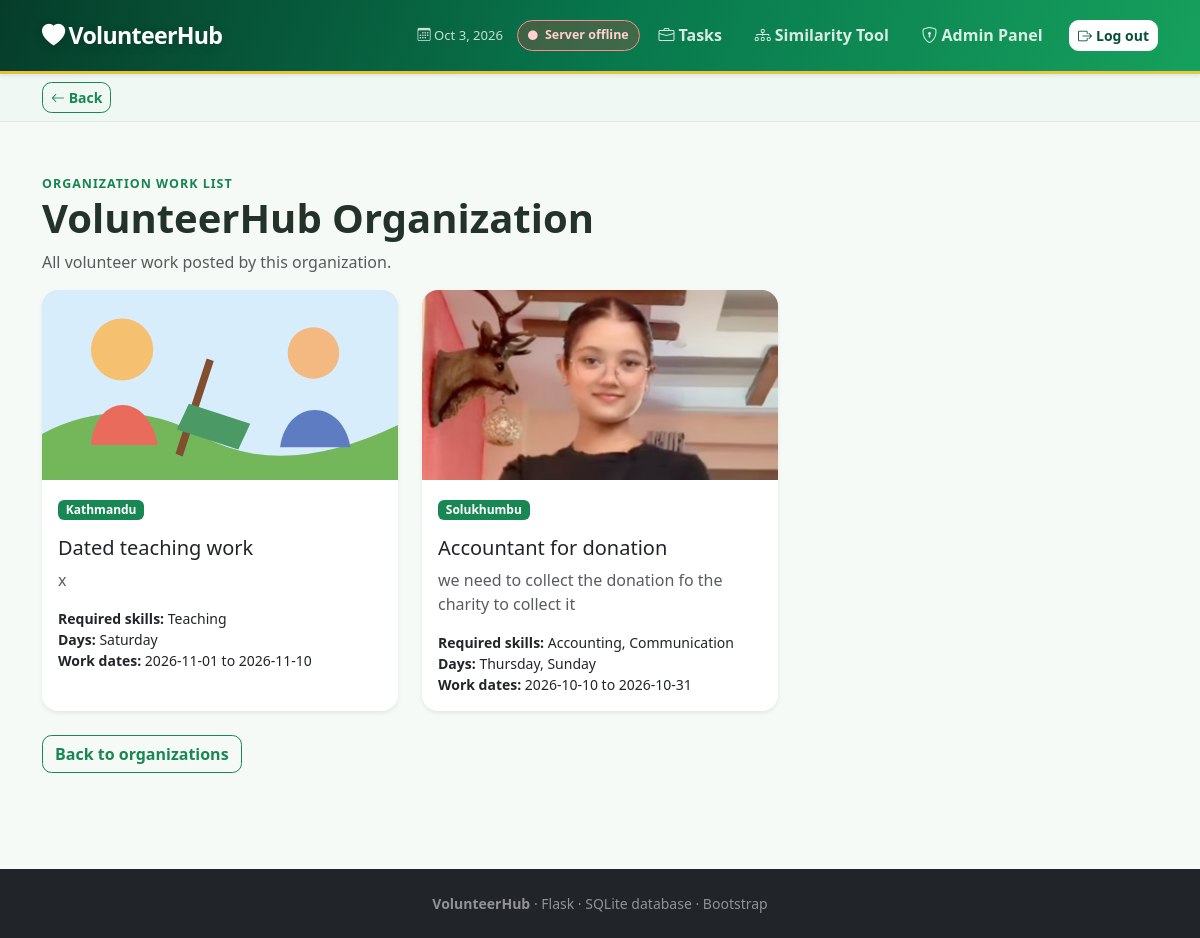
Screenshot of /admin/organization/8/works (signed in) with the database file from the repository.
### tables this page shows
CREATE TABLE organization_profiles (
        id INTEGER PRIMARY KEY AUTOINCREMENT, user_id INTEGER NOT NULL UNIQUE,
        organization_name TEXT DEFAULT '', contact_person TEXT DEFAULT '', phone TEXT DEFAULT '',
        location TEXT DEFAULT '', description TEXT DEFAULT '', logo_filename TEXT, FOREIGN KEY(user_id) REFERENCES users(id));

CREATE TABLE tasks (id INTEGER PRIMARY KEY AUTOINCREMENT, title TEXT NOT NULL, description TEXT NOT NULL, required_skills TEXT DEFAULT '', interests TEXT DEFAULT '', availability TEXT DEFAULT '', location TEXT DEFAULT '', image_filename TEXT, organization_id INTEGER, start_date TEXT, end_date TEXT);

### app.py (the view)
@app.route("/admin/organization/<int:organization_id>/works")
@require("admin")
def organization_works(organization_id):
    con=db()
    organization=con.execute("SELECT users.name,organization_profiles.organization_name FROM users LEFT JOIN organization_profiles ON users.id=organization_profiles.user_id WHERE users.id=? AND users.role='organization'",(organization_id,)).fetchone()
    if not organization: return redirect(url_for("manage_organizations"))
    works=con.execute("SELECT * FROM tasks WHERE organization_id=? ORDER BY id DESC",(organization_id,)).fetchall()
    return render_template("organization_works.html",organization=organization,works=works)

### app.py (called while the page is built)
def db():
    if "db" not in g:
        g.db=sqlite3.connect(app.config["DATABASE"]); g.db.row_factory=sqlite3.Row
    return g.db

@app.teardown_appcontext
def close(error=None):
    if g.get("db"): g.db.close()

def require(*roles):
    def deco(view):
        @wraps(view)
        def wrapped(*args,**kwargs):
            if "user_id" not in session: return redirect(url_for("login"))
            if roles and session.get("role") not in roles: flash("You do not have permission for this page.","danger"); return redirect(url_for("home"))
            return view(*args,**kwargs)
        return wrapped
    return deco

@app.context_processor
def nav():
    photo=None
    if session.get("role")=="volunteer":
        row=db().execute("SELECT photo_filename FROM volunteer_profiles WHERE user_id=?",(session["user_id"],)).fetchone(); photo=row["photo_filename"].replace("uploads/","") if row and row["photo_filename"] else None
    return {"nav_photo":photo,"unread_notifications":0}

### templates/organization_works.html
{% extends 'base.html' %}{% block content %}<div class="container py-5"><span class="eyebrow">Organization work list</span><h1 class="fw-bold">{{organization.organization_name or organization.name}}</h1><p class="text-muted">All volunteer work posted by this organization.</p><div class="row g-4">{% for work in works %}<div class="col-md-6 col-lg-4"><div class="card h-100 border-0 shadow-sm overflow-hidden"><img class="task-image" src="{{url_for('static',filename=work.image_filename or 'images/tasks/cleanup.svg')}}" alt="{{work.title}}"><div class="card-body"><span class="badge text-bg-success">{{work.location}}</span><h2 class="h5 mt-3">{{work.title}}</h2><p class="text-muted">{{work.description}}</p><p class="small mb-0"><b>Required skills:</b> {{work.required_skills}}<br><b>Days:</b> {{work.availability}}<br><b>Work dates:</b> {{work.start_date or 'Not set'}} to {{work.end_date or 'Not set'}}</p></div></div></div>{% else %}<div class="col"><div class="alert alert-info">This organization has not posted any work yet.</div></div>{% endfor %}</div><a class="btn btn-outline-success mt-4" href="{{url_for('manage_organizations')}}">Back to organizations</a></div>{% endblock %}

### static/css/style.css (style rules this page uses)
body { background: #f6faf7; color: #24332a; }
.card { border-radius: 1rem; transition: transform .2s ease, box-shadow .2s ease; }
.task-image { width: 100%; height: 190px; object-fit: cover; background: #e9f5ee; }
.btn { border-radius: .6rem; font-weight: 600; }
.eyebrow { color: #168552; font-weight: 700; letter-spacing: .08em; font-size: .78rem; text-transform: uppercase; }

### rows the page displays
organization_profiles: organization_name "VolunteerHub Organization"
tasks: image_filename (picture), location "Kathmandu", title "Dated teaching work", description "x", required_skills "Teaching", availability "Saturday", start_date "2026-11-01", end_date "2026-11-10"
tasks: image_filename (picture), location "Solukhumbu", title "Accountant for donation", description "we need to collect the donation fo the charity to collect it", required_skills "Accounting, Communication", availability "Thursday, Sunday", start_date "2026-10-10", end_date "2026-10-31"
